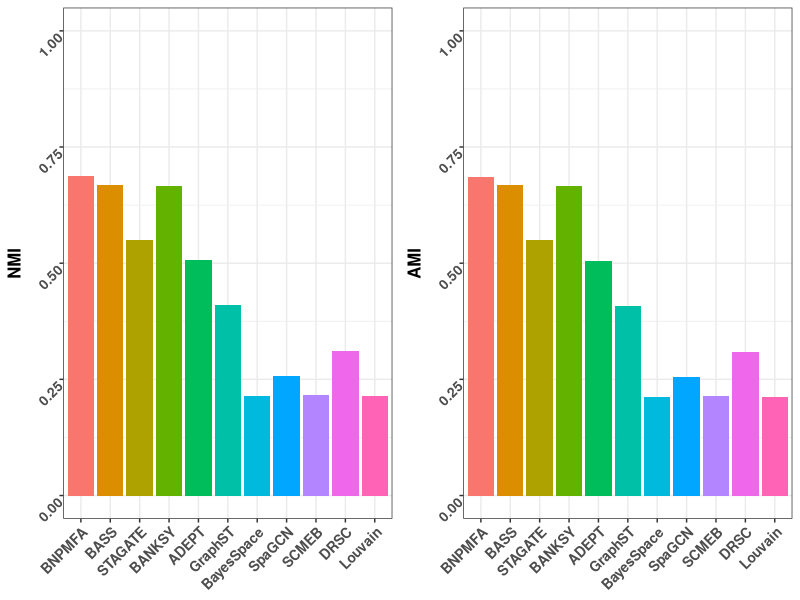

The R script that drew this image:

AMI = read.csv(file = "application/STARmap/AMI_summary.csv", row.names = 1)
library(reshape2)
AMI_long = melt(AMI)
colnames(AMI_long) = c("Method", "AMI")
AMI_long$Method = factor(AMI_long$Method, levels = c("BNPMFA", "BASS", "STAGATE", "BANKSY", "ADEPT", "GraphST" , "BayesSpace", "SpaGCN", "SCMEB", "DRSC", "Louvain" ))

AMI_mean = aggregate(AMI_long[,2], list(AMI_long$Method), mean)
colnames(AMI_mean) = c("Method", "AMI")

library(ggplot2)
plot_box1 = ggplot(data = AMI_mean, aes(x=Method, y=AMI, fill = Method)) + #geom_violin(trim = F) +
  geom_bar(stat = "identity") +
  #geom_hline(yintercept = mean(ARI[,1]), color = "red", linetype = "dashed", linewidth=1) + 
  theme_bw() +
  #ggtitle(paste0("Mean Neighborhood Distance")) +
  theme(
    #plot.title = element_text(face="bold", hjust = 0.5, size = 10),
    axis.title.y = element_text(size = 12,face = "bold"),
    axis.title.x = element_blank(),
    legend.title = element_text(size = 10,face = "bold"),
    axis.text = element_text(size = 10, face = "bold", angle = 45, hjust=1, vjust=1),
    #axis.text = element_text(size = 8, face = "bold"),
    legend.position="none") + ylim(c(0,1))



NMI = read.csv(file = "application/STARmap/NMI_summary.csv", row.names = 1)
library(reshape2)
NMI_long = melt(NMI)
colnames(NMI_long) = c("Method", "NMI")
NMI_long$Method = factor(NMI_long$Method, levels = c("BNPMFA", "BASS", "STAGATE", "BANKSY", "ADEPT", "GraphST" , "BayesSpace", "SpaGCN", "SCMEB", "DRSC", "Louvain" ))

NMI_mean = aggregate(NMI_long[,2], list(NMI_long$Method), mean)
colnames(NMI_mean) = c("Method", "NMI")

library(ggplot2)
plot_box2 = ggplot(data = NMI_mean, aes(x=Method, y=NMI, fill = Method)) + #geom_violin(trim = F) +
  geom_bar(stat = "identity") +
  #geom_hline(yintercept = mean(ARI[,1]), color = "red", linetype = "dashed", linewidth=1) + 
  theme_bw() +
  #ggtitle(paste0("Mean Neighborhood Distance")) +
  theme(
    #plot.title = element_text(face="bold", hjust = 0.5, size = 10),
    axis.title.y = element_text(size = 12,face = "bold"),
    axis.title.x = element_blank(),
    legend.title = element_text(size = 10,face = "bold"),
    axis.text = element_text(size = 10, face = "bold", angle = 45, hjust=1, vjust=1),
    #axis.text = element_text(size = 8, face = "bold"),
    legend.position="none") + ylim(c(0,1))


library(cowplot)
p <- plot_grid(plot_box2, plot_box1, byrow = T, nrow = 1, ncol = 2)
ggsave(p, filename =  "reproduce/img/FigureS41.pdf", width = 8, height = 4, units = "in")
